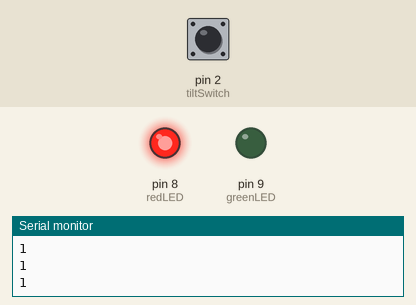
Bench run of a sketch on a simulated Arduino Uno, built with avr-gcc and run on an emulated ATmega328P. On the bench: output pins drawn as LEDs (lit = HIGH), the last lines printed to the serial monitor. The test bench sets the inputs (shaded band); at power-on: pin 2 (tiltSwitch) HIGH.

Above: at 1.2 s.
1.3 s: pin 2 (tiltSwitch) pulled LOW for 0.15 s
At 1.5 s:
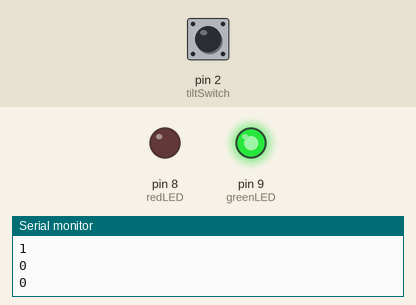
3.1 s: pin 2 (tiltSwitch) pulled LOW for 3.2 s
At 7.4 s:
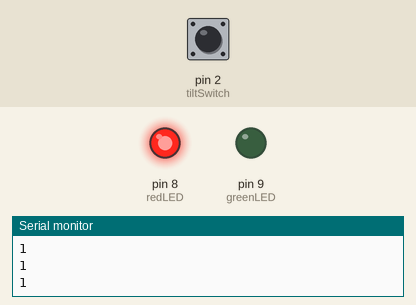
Timing chart, 0 to 8.9 s (numbered marks = the images above; inputs shaded):
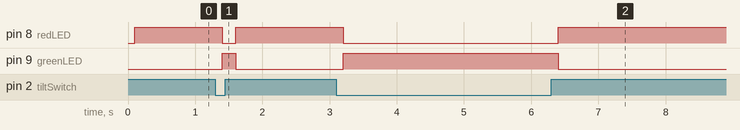

Measured:
- after the input at 1.3 s, pin 8 (redLED): HIGH → LOW after 0.10 s, → HIGH 0.20 s later; pin 9 (greenLED): LOW → HIGH after 0.10 s, → LOW 0.20 s later
- after the input at 3.1 s, pin 8 (redLED): HIGH → LOW after 0.10 s, → HIGH 3.2 s later; pin 9 (greenLED): LOW → HIGH after 0.10 s, → LOW 3.2 s later

The sketch:

TiltSwitchLED.ino
```cpp
int tiltSwitch = 2;
int tiltVal;

int redLED = 8;
int greenLED = 9;


void setup() {
  // put your setup code here, to run once:
  pinMode(tiltSwitch, INPUT);
  digitalWrite(tiltSwitch, HIGH);

  pinMode(redLED, OUTPUT);
  pinMode(greenLED, OUTPUT);

  Serial.begin(9600);


}

void loop() {
  // put your main code here, to run repeatedly:

  tiltVal = digitalRead(tiltSwitch);
  Serial.println(tiltVal);
  delay(100);


  if(tiltVal == 0){
    digitalWrite(greenLED, HIGH);
    digitalWrite(redLED, LOW);
  }
  else{
    digitalWrite(redLED, HIGH);
    digitalWrite(greenLED, LOW);
  }

}
```
